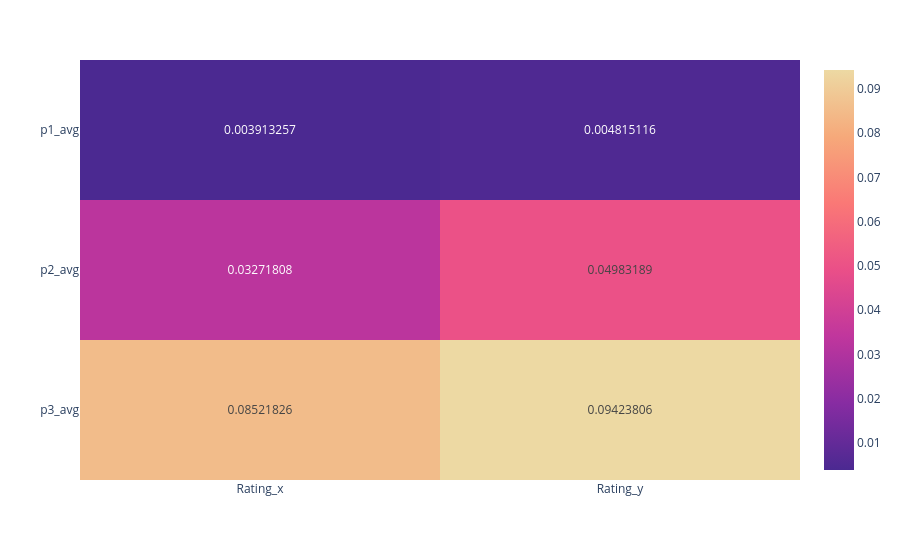

Notebook source saved alongside this figure:
### Code cell
fig_r

### Figure 1 — Plotly figure (JSON) as saved in the notebook; plotly's stock layout.template omitted (floating-point values rounded to 4 significant figures)
{"data": [{"coloraxis": "coloraxis", "hovertemplate": "x: %{x}<br>y: %{y}<br>color: %{z}<extra></extra>", "name": "0", "texttemplate": "%{z}", "type": "heatmap", "x": ["Rating_x", "Rating_y"], "xaxis": "x", "y": ["p1_avg", "p2_avg", "p3_avg"], "yaxis": "y", "z": [[0.003913, 0.004815], [0.03272, 0.04983], [0.08522, 0.09424]]}], "layout": {"coloraxis": {"colorscale": [[0, "rgb(75, 41, 145)"], [0.1667, "rgb(135, 44, 162)"], [0.3333, "rgb(192, 54, 157)"], [0.5, "rgb(234, 79, 136)"], [0.6667, "rgb(250, 120, 118)"], [0.8333, "rgb(246, 169, 122)"], [1, "rgb(237, 217, 163)"]]}, "margin": {"t": 60}, "xaxis": {"anchor": "y", "domain": [0, 1]}, "yaxis": {"anchor": "x", "autorange": "reversed", "domain": [0, 1]}}}
